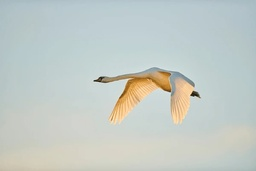
#> input picture Lab3/image.jpg, 256 x 171 px, shrunk from 600 x 400 before the run
$ jupyter execute --allow-errors 'Lab3_Image Segmentation.ipynb'
#> lines starting #> are read from the running program, lines starting #| are printed output that depends on the picture
# **Lab3 : Image Segmentation (Histogram of Oriented Gradients & K-Mean Clustering)**

[cell 1]
import cv2
import numpy as np
import pandas as pd
import matplotlib.pyplot as plt
from skimage.feature import hog
from skimage import measure


import glob

from sklearn.cluster import KMeans

from scipy import spatial

from tqdm import tqdm
import cv2
import os
import random

## Load Image

[cell 2]
### START CODE HERE ###
image = cv2.imread("./image.jpg")
#> image is the input picture: shape (171, 256, 3); mean B, G, R 198.2, 202.9, 195
image = cv2.cvtColor(image, cv2.COLOR_BGR2RGB)
plt.imshow(image)
### END CODE HERE ###

## Histogram of Oriented Gradients

Blur the image then apply to the [`hog()`](<https://scikit-image.org/docs/stable/api/skimage.feature.html#skimage.feature.hog:~:text=skimage.feature.hog(,%23>)
<details>

<summary>
<font size="3" color="orange">
<b>Expected output</b>
</font>
</summary>

- The output should resemble this, but not be identical

</details>

[cell 3]
### START CODE HERE ###
blurry_image = cv2.GaussianBlur(np.array(image), (25, 25), 5)
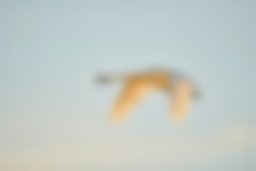
#> blurry_image: shape (171, 256, 3); mean R, G, B 195, 203, 198.3
fd, hog_image = hog(
    blurry_image,
    orientations=9,
    pixels_per_cell=(8, 8),
    cells_per_block=(2, 2),
    visualize=True,
    channel_axis=-1
)


fig, axs = plt.subplots(1, 2, figsize=(12, 6))
axs[0].imshow(blurry_image)
axs[0].set_title('Blur')

axs[1].imshow(hog_image, cmap='gray')
axs[1].set_title('HOG')


### END CODE HERE ###

Complete the `HOGSubimageExtractor()`.

That extracts Histogram of Oriented Gradients features from sub-images of a larger image. It divides the image into overlapping tiles, computes HOG features for each tile, and stores both the feature vectors and visualizations. The class also provides a method to plot the HOG visualizations.

**Attributes:**
- `image`: The input image.
- `tile_size`: The size of each sub-image to extract.
- `stride`: The pixel stride between consecutive sub-images.
- `hGrid`: An array of indices representing the starting positions for rows of sub-images.
- `wGrid`: An array of indices representing the starting positions for columns of sub-images.
- `hog_features`: A list to store the HOG feature vectors for each sub-image.
- `hog_images`: A list to store the visualized HOG images for each sub-image (optional).

**Methods:**
- `extract_hog_features()`: Compute HOG features for each sub-image.
- `plot_hog_images()`: Plots the HOG visualization images.
- `get_num_grid()`: Return the number of rows and columns in the grid of sub-images.

[cell 4]
### START CODE HERE ###
class HOGSubimageExtractor:
    def __init__(self, image, tile_size, stride):
        self.image = image
        self.tile_size = tile_size
        self.stride = stride
        self.h, self.w, _ = image.shape
        self.hGrid = np.arange(0, self.h - self.tile_size[0] + 1, self.stride)
        self.wGrid = np.arange(0, self.w - self.tile_size[1] + 1, self.stride)
        self.hog_features = []
        self.hog_images = []
        self.extract_hog_features()

    def extract_hog_features(self):
        self.hog_features = []
        self.hog_images = []
        for i in self.hGrid:
            for j in self.wGrid:
                sub_img = self.image[i:i+self.tile_size[0], j:j+self.tile_size[1]]
                fd, hog_img = hog(
                    sub_img,
                    orientations=9,
                    pixels_per_cell=(8, 8),
                    cells_per_block=(4, 4),
                    visualize=True,
                    channel_axis=-1
                )
                self.hog_features.append(fd)
                self.hog_images.append(hog_img)


    def plot_hog_images(self):
        num_rows = len(self.hGrid)
        num_cols = len(self.wGrid)
        fig, axs = plt.subplots(num_rows, num_cols, figsize=(3*num_cols, 3*num_rows))
        axs = np.array(axs).reshape(num_rows, num_cols)
        for idx, hog_img in enumerate(self.hog_images):
            row = idx // num_cols
            col = idx % num_cols
            axs[row, col].imshow(hog_img, cmap='gray')
            axs[row, col].axis('off')
        plt.tight_layout()
        plt.show()


    def get_num_grid(self):
        return len(self.hGrid), len(self.wGrid)
### END CODE HERE ###

Let's use `HOGSubimageExtractor()` in the cell below.
<details>

<summary>
<font size="3" color="orange">
<b>Expected output from hog_extractor.plot_hog_images()</b>
</font>
</summary>

- The output should resemble this, but not be identical

</details>

[cell 5]
### START CODE HERE ###
tile_size = (64, 64)
stride = 16
hog_extractor = HOGSubimageExtractor(image, tile_size, stride)
#> after the loop in extract_hog_features, `for i in self.hGrid:`:
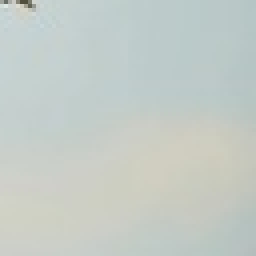
#> sub_img: shape (64, 64, 3) (shown 4 times larger); mean R, G, B 196, 203.9, 198.9
#> after the loop in extract_hog_features, `for i in self.hGrid:`: self.hog_features = 91 items
num_grid = hog_extractor.get_num_grid()
#> num_grid = (7, 13)
print(f'Number of grids: {num_grid}')
#| Number of grids: (7, 13)
hog_extractor.plot_hog_images()
#> the loop in plot_hog_images, `for idx, hog_img in enumerate(self.hog_images):` made 91 passes
#> (row, col) on passes 1 to 12: (0, 0), (0, 1), (0, 2), (0, 3), (0, 4), (0, 5), (0, 6), (0, 7), (0, 8), (0, 9), (0, 10), (0, 11)
### END CODE HERE ###

## K-Mean Clustering
Complete the `KMeansCluster()`.
Perform K-means clustering on Histogram of Oriented Gradients (HOG) features extracted from an image.
**Attriburtes:**
- `hog_extractor`: An object responsible for extractin HOG features from an image.
- `n_clusters`: The number of clusters to use in K-means.
- `cluster_array`: A 2D array representing the cluster assignments for each grid cell.
- `all_labels`: A 2D array representing the connected components (objects) identified after clustering.
- `bounding_boxes`: A list of tuples containing (object_id, start_coordinates, end_coordinates) for each detected object.

**Method:**
- `perform_clustering()`: Performs K-means clustering on the HOG features extracted by the hog_extractor object.<br>
It then reshapes the cluster assignmentss into a grid and identifies connected components using the `measure.label()` function.
- `plot_cluster_and_labels()`: Visualize the cluster assignments and connected components as images using Matplotlib.
- `get_bounding_boxes()`: Extracts bounding boxes for each detected object.

[cell 6]
### START CODE HERE ###
from skimage.measure import regionprops

class KMeansCluster:
    def __init__(self, hog_extractor, n_clusters, random_state=None):
        self.hog_extractor = hog_extractor
        self.n_clusters = n_clusters
        self.random_state = random_state
        self.cluster_array = None
        self.all_labels = None
        self.bounding_boxes = []
        self.perform_clustering()

    def perform_clustering(self):
        # Reshape HOG features for K-means input
        hog_features_array = np.array(self.hog_extractor.hog_features)

        kmeans = KMeans(n_clusters=self.n_clusters, random_state=self.random_state, n_init=10) # n_init is set to 'auto' by default in newer scikit-learn, but explicit can be good.
        kmeans.fit(hog_features_array)

        # Get cluster assignments
        cluster_assignments = kmeans.labels_

        # Reshape cluster assignments into a grid
        num_rows, num_cols = self.hog_extractor.get_num_grid()
        self.cluster_array = cluster_assignments.reshape(num_rows, num_cols)

        # Identify connected components
        self.all_labels = measure.label(self.cluster_array)


    def plot_cluster_and_labels(self):
        fig, axes = plt.subplots(1, 2, figsize=(12, 6))

        # Plot cluster assignments
        ax1 = axes[0]
        # Use a colormap that visually separates the clusters, similar to the example image
        ax1.imshow(self.cluster_array, cmap='viridis')
        ax1.set_title(f'K-Means Cluster Assignments (K={self.n_clusters})')
        ax1.set_xticks([])
        ax1.set_yticks([])

        # Plot connected components
        ax2 = axes[1]
        im = ax2.imshow(self.all_labels, cmap='viridis')
        ax2.set_title('Connected Components (Objects)')
        ax2.set_xticks([])
        ax2.set_yticks([])

        props = regionprops(self.all_labels)
        if not props:
            print("No objects found.")
            return

        # ✅ เลือก object ที่ใหญ่ที่สุด (ตาม area)
        largest_obj = max(props, key=lambda p: p.area)
        min_row, min_col, max_row, max_col = largest_obj.bbox

        # วาด bounding box เฉพาะ object ที่ใหญ่ที่สุด
        rect = plt.Rectangle((min_col, min_row), max_col - min_col, max_row - min_row,
                            edgecolor='red', facecolor='none', linewidth=2)
        ax2.add_patch(rect)

        # ✅ Optional: วาง label ตรงกลาง object
        cy, cx = largest_obj.centroid
        ax2.text(cx, cy, f'ID {largest_obj.label}', color='white', ha='center', va='center', fontsize=10)

        # Add a colorbar to the second plot, similar to the example
        fig.colorbar(im, ax=ax2)

        plt.tight_layout()
        plt.show()


    def get_bounding_boxes(self):
        if self.all_labels is None:
            raise ValueError("Clustering ยังไม่ถูกประมวลผล กรุณาเรียก perform_clustering() ก่อน")

        props = regionprops(self.all_labels)
        self.bounding_boxes = []

        for prop in props:
            min_row, min_col, max_row, max_col = prop.bbox
            self.bounding_boxes.append((min_row, min_col, max_row, max_col))

        return self.bounding_boxes


### END CODE HERE ###
kmeans_cluster = KMeansCluster(hog_extractor, n_clusters=2, random_state=1)
kmeans_cluster.plot_cluster_and_labels()

Complete the function below. Using [`cv2.rectangle()`](<https://docs.opencv.org/4.x/dc/da5/tutorial_py_drawing_functions.html#:~:text=511%2C511)%2C(255%2C0%2C0)%2C5)-,Drawing%20Rectangle,-To%20draw%20a>)

[cell 7]
### START CODE HERE ###
def draw_bbox(image, bboxes):
    img_copy = image.copy()
    for obj_id, (start_x, start_y), (end_x, end_y) in bboxes:
        cv2.rectangle(img_copy, (start_x, start_y), (end_x, end_y), (255, 0, 0), 2)
        cv2.putText(img_copy, str(obj_id), (start_x, start_y - 10), cv2.FONT_HERSHEY_SIMPLEX, 0.7, (255, 0, 0), 2)
    plt.figure(figsize=(10, 10))
    plt.imshow(img_copy)
    plt.axis('off')
    plt.show()
### END CODE HERE ###

Let's use `KMeansCluster()` and `draw_bbox()` in the cell below.
<details>

<summary>
<font size="3" color="orange">
<b>Expected output</b>
</font>
</summary>

- The output should resemble this, but not be identical

</details>

[cell 8]
kmeans_cluster = KMeansCluster(hog_extractor, n_clusters=5, random_state=42)
kmeans_cluster.plot_cluster_and_labels()
#> in plot_cluster_and_labels (call 2), `plt.show()`:
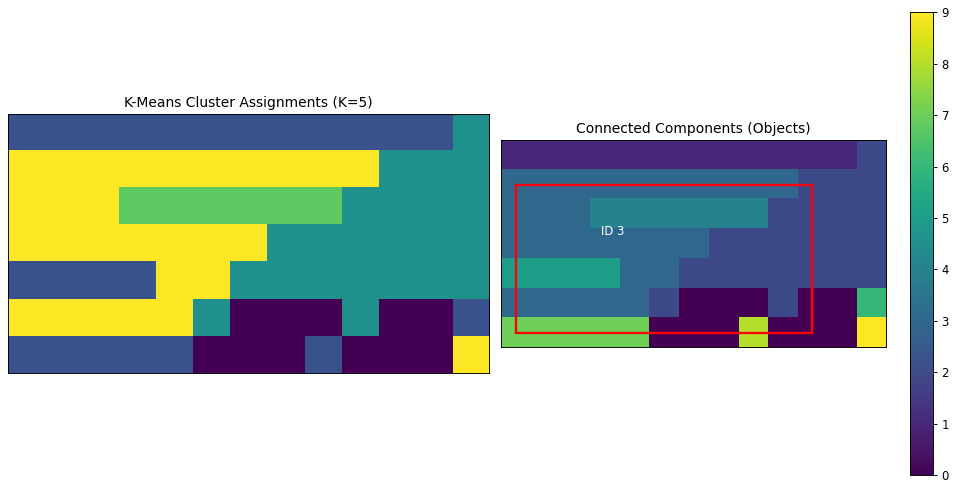
#> figure drawn by matplotlib, 3 panels
bboxes = kmeans_cluster.get_bounding_boxes()
#> bboxes = [(0, 0, 1, 12), (0, 5, 6, 13), (1, 0, 6, 10), (2, 3, 3, 9), (4, 0, 5, 4), (5, 12, 6, 13), (6, 0, 7, 5), (6, 8, 7, 9), (6, 12, 7, 13)]
#> (the rest of this cell did not finish here and is left out)

---

## Experiment
Do the experiment to identify 3 best parameters that produce the perfectly fitting bounding box of the object of interest in the image.

[cell 9]
### START CODE HERE ###

tile_size = None
stride = None


### END CODE HERE ###

[cell 10]
### START CODE HERE ###

tile_size = None
stride = None


### END CODE HERE ###

[cell 11]
### START CODE HERE ###

tile_size = None
stride = None


### END CODE HERE ###

---

## **Question**
1. How do the parameters of Gaussian blur, such as kernel size and standard deviation, affect the image processing in the context of k-means clustering?

2. How do the configurations of cells per block and pixels per cell influence the effectiveness of object detection in an image?

3. What differences can be observed in the clustering results when using smaller sub-images (tiles) compared to larger ones?

4. What is the impact on object detection if the labeling step is skipped before applying k-means clustering?

5. How does the choice of the number of clusters (K) in k-means clustering affect the image clustering result (right) of an input image (left)?
Discuss the trade-offs between too few and too many clusters in accurately representing the test patterns.<br>

## **Answer**
1. ถ้า kernel size ใหญ่เกินไป อาจทำให้วัตถุเบลอเกินไปจนขอบไม่ชัด

[cell 12]
image2 = cv2.imread('image.jpg', cv2.COLOR_BGR2GRAY)

# Gaussian blur แบบต่างๆ
no_blur = image2.copy()
light_blur = cv2.GaussianBlur(np.array(image2), (5, 5), 1.0)
heavy_blur = cv2.GaussianBlur(np.array(image2), (11, 11), 5.0)

# [9 lines of commented-out code are left out]


fig, axs = plt.subplots(1, 2, figsize=(12, 6))
axs[0].imshow(blurry_image)
axs[0].set_title('Blur')

axs[1].imshow(hog_image, cmap='gray')
axs[1].set_title('HOG')

# ฟังก์ชันสำหรับ clustering
def kmeans_cluster(img, k=2):
    features = img.reshape(-1, 1).astype(np.float32)
    kmeans = KMeans(n_clusters=k, n_init=10, random_state=0)
    kmeans.fit(features)
    clustered = kmeans.labels_.reshape(img.shape)
    return clustered

# ทำ KMeans กับทั้ง 3 ภาพ
cluster_no_blur = kmeans_cluster(no_blur)
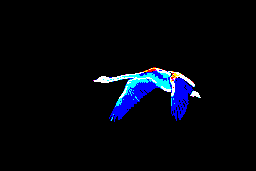
#> cluster_no_blur: shape (171, 256, 3) int32; mean B, G, R 0.0519, 0.023, 0.0131; drawn with 1 as white
cluster_light_blur = kmeans_cluster(light_blur)
cluster_heavy_blur = kmeans_cluster(heavy_blur)
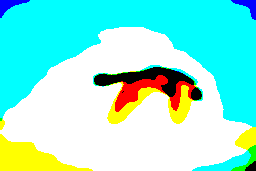
#> cluster_heavy_blur: shape (171, 256, 3) int32; mean B, G, R 0.872, 0.938, 0.56; drawn with 1 as white

# แสดงผล
fig, axes = plt.subplots(2, 3, figsize=(15, 8))

titles = ['Original', 'Light Blur', 'Heavy Blur']
images = [no_blur, light_blur, heavy_blur]
clusters = [cluster_no_blur, cluster_light_blur, cluster_heavy_blur]

for i in range(3):
    axes[0, i].imshow(images[i], cmap='gray')
    axes[0, i].set_title(titles[i])
    axes[0, i].axis('off')

    axes[1, i].imshow(clusters[i], cmap='viridis')
    axes[1, i].set_title(f'KMeans Clusters ({titles[i]})')
    axes[1, i].axis('off')

plt.tight_layout()
plt.show()
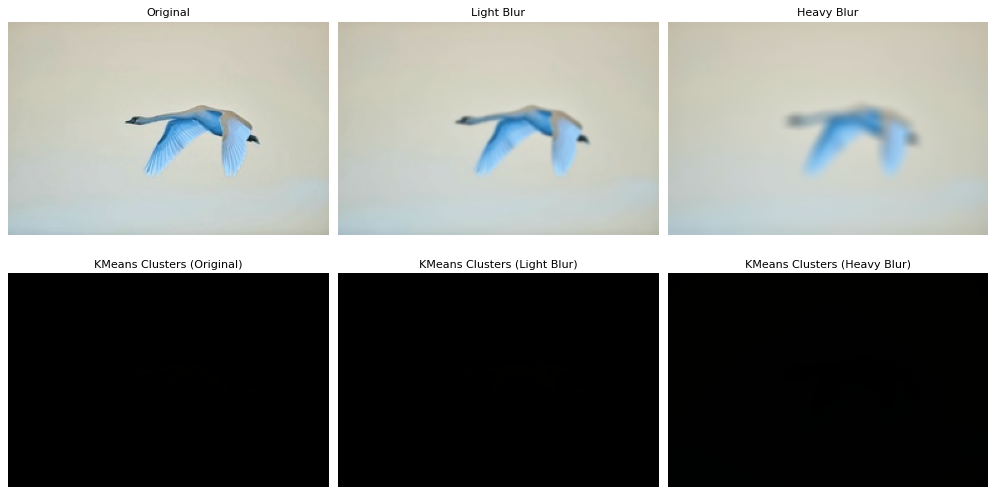
#> figure drawn by matplotlib, 6 panels; B, G, R data is drawn as R, G, B

2. pixels per cell เล็ก ทำให้จับวัตถุขนาดเล็กได้ แต่ใช้เวลาในการคำนวณนานขึ้น pixels per cell ใหญ่ ได้ภาพรวมของวัตถุ เหมาะกับการจับวัตถุขนาดใหญ่ คำนวณเร็วกว่า ส่วน cells per block ใหญ่ ทำให้ block ครอบคลุมพื้นที่กว้าง cells per block เล็ก รองรับการเปลี่ยนแปลงเฉพาะจุดมากขึ้น

[cell 13]
image = cv2.imread("image.jpg", cv2.IMREAD_GRAYSCALE)
#> image: shape (171, 256); min 21, max 234, mean 200
image = cv2.resize(image, (128, 128))
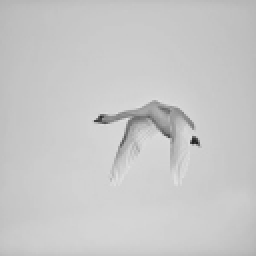
#> image: shape (128, 128) (shown 2 times larger); min 32, max 224, mean 199.9

configs = [
    {"pixels_per_cell": (4, 4), "cells_per_block": (2, 2), "title": "4x4 px / 2x2 cells"},
    {"pixels_per_cell": (8, 8), "cells_per_block": (2, 2), "title": "8x8 px / 2x2 cells"},
    {"pixels_per_cell": (16, 16), "cells_per_block": (2, 2), "title": "16x16 px / 2x2 cells"},
]


fig, axes = plt.subplots(1, len(configs), figsize=(15, 5))
for ax, cfg in zip(axes, configs):
    fd, hog_image = hog(image,
                        pixels_per_cell=cfg["pixels_per_cell"],
                        cells_per_block=cfg["cells_per_block"],
                        visualize=True,
                        block_norm='L2-Hys')

    ax.imshow(hog_image, cmap='gray')
    ax.set_title(cfg["title"])
    ax.axis('off')

plt.tight_layout()
plt.show()
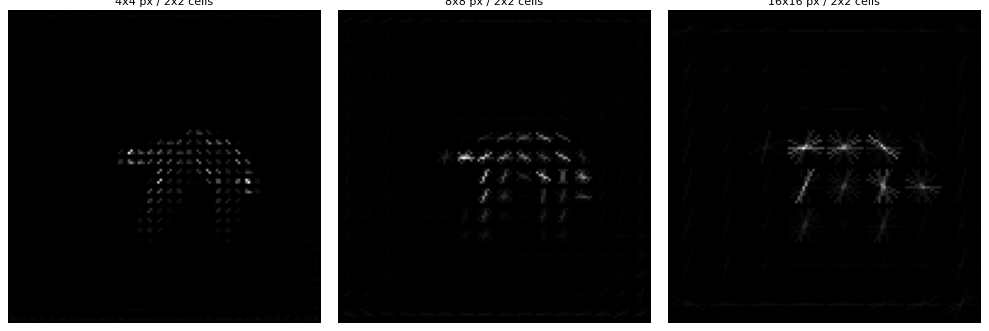
#> figure drawn by matplotlib, 3 panels

3. small tiles ได้การจัดกลุ่มที่ละเอียดและแม่นยำขึ้น มีจำนวนกลุ่มมาก ส่วน large tiles อาจรวมวัตถุหลายอย่างไว้ในก้อนเดียว เพราะข้อมูลถูกลดรายละเอียดบางส่วนลง และมีจำนวนกลุ่มน้อยกว่า

[cell 14]
def extract_tiles(image, tile_size):
    h, w, _ = image.shape
    tiles = []
    for y in range(0, h, tile_size):
        for x in range(0, w, tile_size):
            tile = image[y:y+tile_size, x:x+tile_size]
            if tile.shape[0] == tile_size and tile.shape[1] == tile_size:
                tiles.append(tile)
    return tiles

def cluster_tile_colors(tile, n_clusters=3):
    pixels = tile.reshape(-1, 3)
    kmeans = KMeans(n_clusters=n_clusters, random_state=42)
    kmeans.fit(pixels)
    clustered = kmeans.cluster_centers_[kmeans.labels_]
    clustered = clustered.reshape(tile.shape).astype(np.uint8)
    return clustered

# โหลดภาพตัวอย่าง
image = cv2.imread('image.jpg')
image = cv2.cvtColor(image, cv2.COLOR_BGR2RGB)

# กำหนดขนาดไทล์เล็กและใหญ่
small_tile_size = 16
large_tile_size = 64

# แบ่งภาพเป็นไทล์เล็กและใหญ่
small_tiles = extract_tiles(image, small_tile_size)
#> after the loop in extract_tiles, `for y in range(0, h, tile_size):`: tiles = 160 items
#> small_tiles = 160 items
large_tiles = extract_tiles(image, large_tile_size)
#> large_tiles = 8 items

# แสดงผลลัพธ์การจัดกลุ่มสีของไทล์ตัวอย่างไทล์แรกของแต่ละขนาด
small_tile_clustered = cluster_tile_colors(small_tiles[0], n_clusters=10)
#> in cluster_tile_colors, `pixels = tile.reshape(-1, 3)`: pixels = 256 rows, first 8: [166, 184, 188], [167, 185, 189], [167, 185, 189], [166, 184, 188], [166, 183, 190], [168, 185, 192], [169, 186, 193], [168, 185, 192]
large_tile_clustered = cluster_tile_colors(large_tiles[0], n_clusters=10)
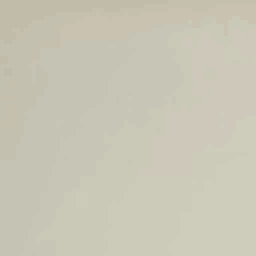
#> large_tile_clustered: shape (64, 64, 3) (shown 4 times larger); mean of channels 0, 1, 2 181.4, 198, 200.7; drawn as B, G, R

plt.figure(figsize=(10,5))

plt.subplot(1,2,1)
plt.title("Small Tile Clustered")
plt.imshow(small_tile_clustered)
plt.axis('off')

plt.subplot(1,2,2)
plt.title("Large Tile Clustered")
plt.imshow(large_tile_clustered)
plt.axis('off')

plt.show()
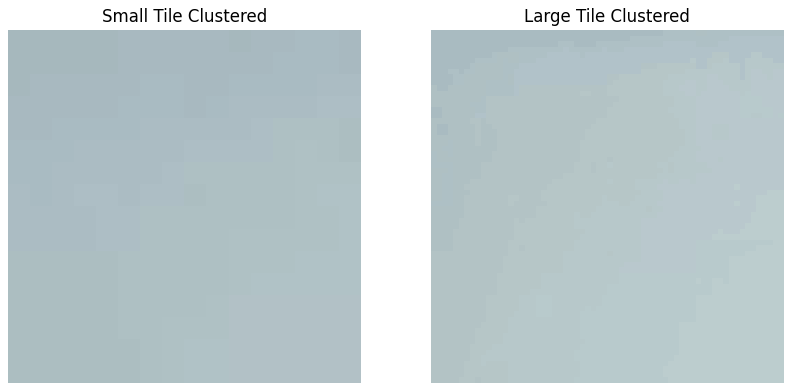
#> figure drawn by matplotlib, 2 panels
